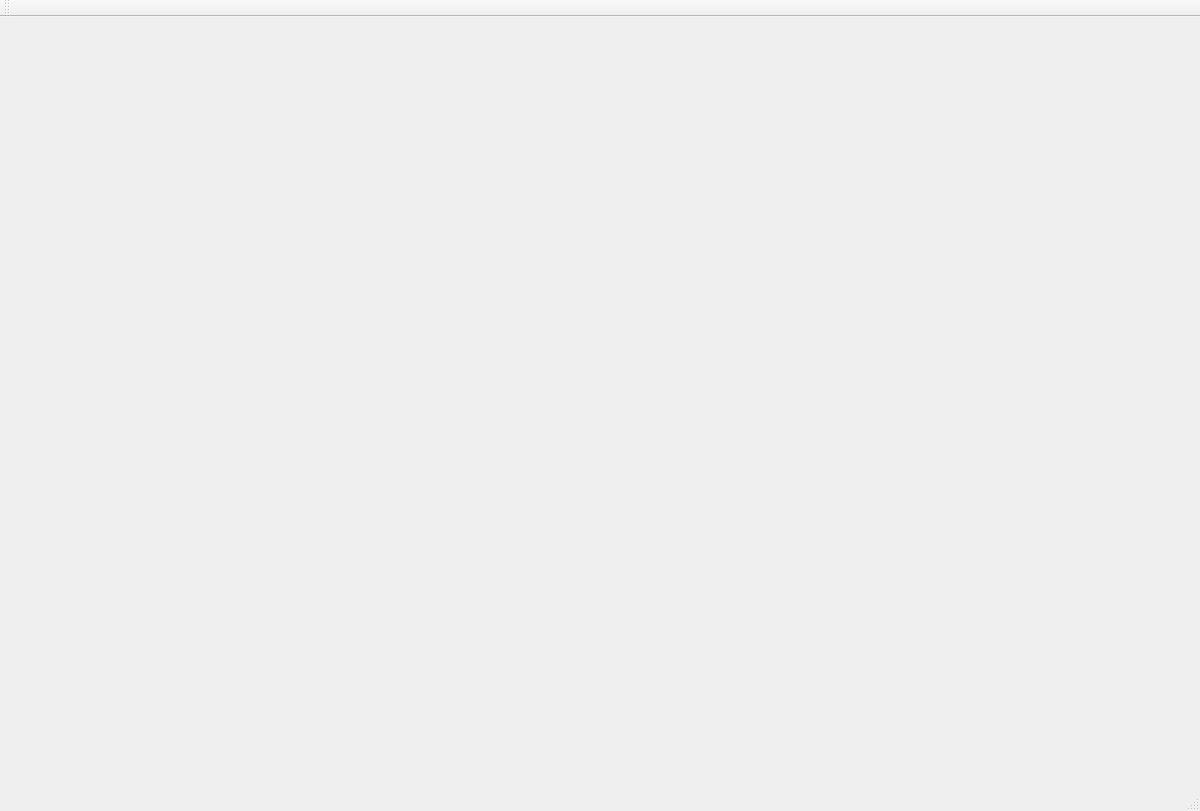
<?xml version="1.0" encoding="UTF-8"?>
<ui version="4.0">
 <class>QtWidgetsApplication1Class</class>
 <widget class="QMainWindow" name="QtWidgetsApplication1Class">
  <property name="geometry">
   <rect>
    <x>0</x>
    <y>0</y>
    <width>1200</width>
    <height>811</height>
   </rect>
  </property>
  <property name="cursor">
   <cursorShape>ArrowCursor</cursorShape>
  </property>
  <property name="mouseTracking">
   <bool>true</bool>
  </property>
  <property name="tabletTracking">
   <bool>true</bool>
  </property>
  <property name="windowTitle">
   <string>QtWidgetsApplication1</string>
  </property>
  <property name="autoFillBackground">
   <bool>false</bool>
  </property>
  <property name="styleSheet">
   <string notr="true">QMainWindow {
    background-image: url(D:/Desktop/QtWidgetsApplication1/素材/微信图片_20251112203829.png);
    background-repeat: no-repeat;
    background-position: center;
    background-size: cover; 
}</string>
  </property>
  <widget class="QWidget" name="centralWidget"/>
  <widget class="QMenuBar" name="menuBar">
   <property name="geometry">
    <rect>
     <x>0</x>
     <y>0</y>
     <width>1200</width>
     <height>33</height>
    </rect>
   </property>
  </widget>
  <widget class="QToolBar" name="mainToolBar">
   <property name="styleSheet">
    <string notr="true">QMainWindow {
    background-color: white;
}</string>
   </property>
   <attribute name="toolBarArea">
    <enum>TopToolBarArea</enum>
   </attribute>
   <attribute name="toolBarBreak">
    <bool>false</bool>
   </attribute>
  </widget>
  <widget class="QStatusBar" name="statusBar"/>
 </widget>
 <layoutdefault spacing="6" margin="11"/>
 <resources>
  <include location="QtWidgetsApplication1.qrc"/>
 </resources>
 <connections/>
</ui>
